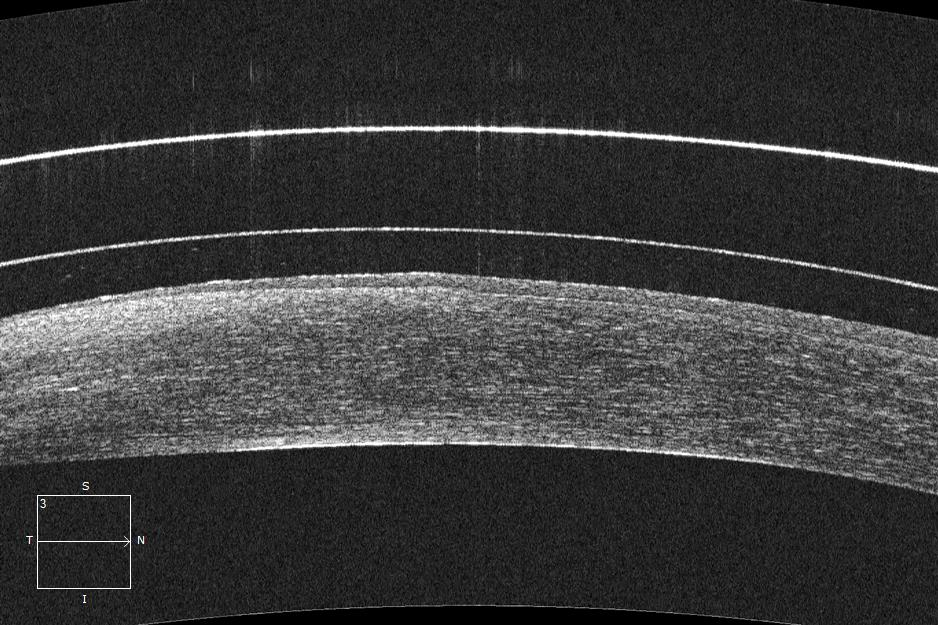
#> input picture release1.0/as-oct images/1.jpeg, 938 x 625 px; its folder holds only this picture in this run
$ python -i processAlgorithm.py   (imports and definitions only)
#> lines starting #> are read from the running program, lines starting #| are printed output that depends on the picture
import sys
import cv2
import numpy as np
import scipy.ndimage as ndimage
from os import listdir
from matplotlib import pyplot as plt

casesPath = "../res/pictures"
saveImagePath = "../res/results"

def imageImprovement(readImage):
    improvedImage = readImage
    #Difuminado
    #Mediana
    improvedImage = cv2.medianBlur(improvedImage, 5)
    #Gausiana
    improvedImage = cv2.GaussianBlur(improvedImage,(3,3),0)

    #Ecualizacion adaptativa clahe
    claheOfImage = cv2.createCLAHE(clipLimit=2.0, tileGridSize=(4,4))
    improvedImage = claheOfImage.apply(improvedImage)

    #Umbralización OTSU
    _,improvedImage = cv2.threshold(improvedImage,0,255,cv2.THRESH_BINARY+cv2.THRESH_OTSU)

    return improvedImage

def imageMorphology(readImage):
    morphImage = readImage

    closeKernel = np.ones((3,3),np.uint8)
    morphImage = cv2.morphologyEx(morphImage, cv2.MORPH_CLOSE, closeKernel)
    morphImage = cv2.morphologyEx(morphImage, cv2.MORPH_CLOSE, closeKernel)
    morphImage = cv2.morphologyEx(morphImage, cv2.MORPH_CLOSE, closeKernel)

    return morphImage

def preprocessImage(readImage):
    preprocessedImage = readImage

    improvedImage = imageImprovement(preprocessedImage)
    preprocessedImage = imageMorphology(improvedImage)

    return preprocessedImage, improvedImage

def edgeDetection(readImage):
    edgeDetected = readImage
    edgeDetected = cv2.Canny(edgeDetected,450,100,L2gradient=True)
    return edgeDetected

def getOctProcessResult(readImage):
    preprocessedImage, _ = preprocessImage(readImage)
    edgeDetected = edgeDetection(preprocessedImage)
    return edgeDetected

def getOctProcessParts(readImage):
    preprocessedImage, improvedImage = preprocessImage(readImage)
    edgeDetected = edgeDetection(preprocessedImage)
    return improvedImage, preprocessedImage, edgeDetected

>>> import cv2
>>> picture = cv2.imread('../../release1.0/as-oct images/1.jpeg')
#> picture is the input picture: shape (625, 938, 3); mean B, G, R 57.1, 57.1, 57.1
>>> result = getOctProcessResult(picture)
#> in imageImprovement, `improvedImage = cv2.medianBlur(improvedImage, 5)`:
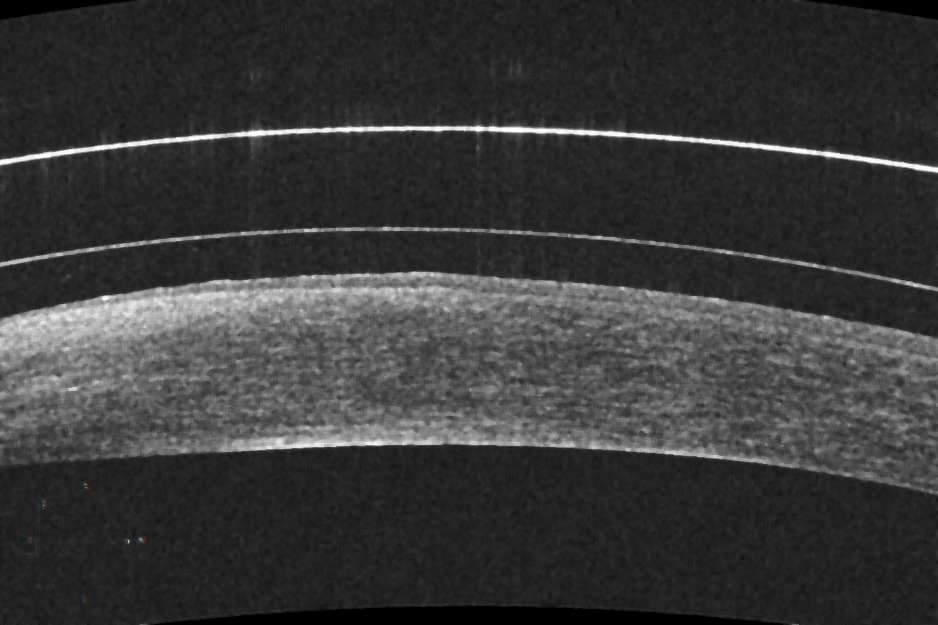
#> improvedImage: shape (625, 938, 3); mean B, G, R 56.3, 56.3, 56.3
#> (the run stopped early here; a loop or call above may not have finished)
